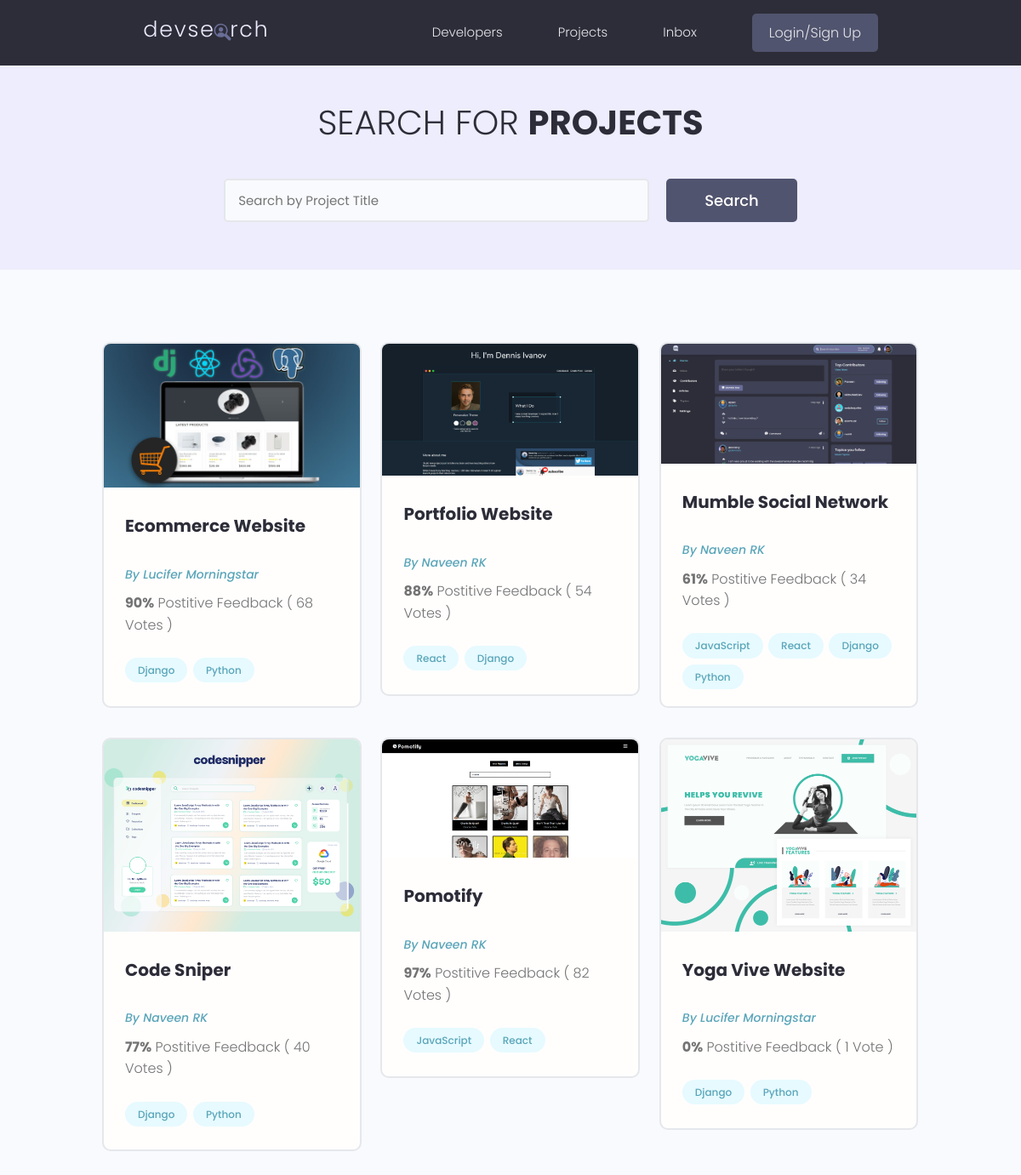
/projects/, run on the app's committed database.
### projects/models.py (models this page shows, shortened)
class Project(models.Model):
    owner = models.ForeignKey(
        Profile, null=True, blank=True, on_delete=models.SET_NULL)
    title = models.CharField(max_length=200)
    description = models.TextField(null=True, blank=True)
    featured_image = models.ImageField(
        null=True, blank=True, default="default.jpg")
    demo_link = models.CharField(max_length=2000, null=True, blank=True)
    source_link = models.CharField(max_length=2000, null=True, blank=True)
    tags = models.ManyToManyField('Tag', blank=True)
    vote_total = models.IntegerField(default=0, null=True, blank=True)
    vote_ratio = models.IntegerField(default=0, null=True, blank=True)
    created_at = models.DateTimeField(auto_now_add=True)
    id = models.UUIDField(default=uuid.uuid4, unique=True,
                          primary_key=True, editable=False)

class Tag(models.Model):
    name = models.CharField(max_length=200)
    created_at = models.DateTimeField(auto_now_add=True)
    id = models.UUIDField(default=uuid.uuid4, unique=True,
                          primary_key=True, editable=False)
    def __str__(self):
        return self.name

### users/models.py (models this page shows, shortened)
class Profile(models.Model):
    user = models.OneToOneField(
        User, on_delete=models.CASCADE, null=True, blank=True)
    name = models.CharField(max_length=200, blank=True, null=True)
    username = models.CharField(max_length=200, blank=True, null=True)
    location = models.CharField(max_length=200, blank=True, null=True)
    email = models.EmailField(max_length=500, blank=True, null=True)
    short_intro = models.CharField(max_length=200, blank=True, null=True)
    bio = models.TextField(blank=True, null=True)
    profile_image = models.ImageField(
        blank=True, null=True, upload_to='profiles/', default="profiles/user-default.png")
    social_github = models.CharField(max_length=200, blank=True, null=True)
    social_twitter = models.CharField(max_length=200, blank=True, null=True)
    social_linkedin = models.CharField(max_length=200, blank=True, null=True)
    social_youtube = models.CharField(max_length=200, blank=True, null=True)
    social_website = models.CharField(max_length=200, blank=True, null=True)
    social_stackoverflow = models.CharField(
        max_length=200, blank=True, null=True)
    created_at = models.DateTimeField(auto_now_add=True)
    id = models.UUIDField(default=uuid.uuid4, unique=True,
                          primary_key=True, editable=False)

### projects/views.py (the view)
# urls.py: path("projects/", include("projects.urls")),
def projects(req):
    allProjects = Project.objects.all()
    return render(req, "projects/projects.html", {"allProjects": allProjects})

### projects/templates/projects/projects.html (shortened to what this page needs)
{% extends 'main.html' %}
{% block content %}
<div>
    <main class="projects">
        <section class="hero-section text-center">
            <div class="container container--narrow">
                <div class="hero-section__box">
                    <h2>Search for <span>Projects</span></h2>
                </div>
                <div class="hero-section__search">
                    <form class="form" action="#" method="get">
                        <div class="form__field">
                            <input class="input input--text" id="formInput#search" type="text" name="text"
                                placeholder="Search by Project Title" />
                        </div>
                        <input class="btn btn--sub btn--lg" type="submit" value="Search" />
                    </form>
                </div>
            </div>
        </section>
        <section class="projectsList">
            <div class="container">
                <div class="grid grid--three">
                    {% for project in allProjects %}
                    <div class="column">
                        <div class="card project">
                            <a style="width:100%; height:100%" href="{% url 'get-project' project.id %}">
                                <img style="width:100%;height:100%" class="project__thumbnail"
                                    src="{{ project.featured_image.url }}" alt="project thumbnail" />
                                <div class="card__body">
                                    <h3 class="project__title">{{project.title}}</h3>
                                    <p><a class="project__author" href="{% url 'user-profile' project.owner.id  %}">By
                                            {{project.owner.name}}</a>
                                    </p>
                                    <p class="project--rating">
                                        <span style="font-weight: bold;">{{project.vote_ratio}}%</span> Postitive
                                        Feedback (
                                        {% if project.vote_total == 1 %}
                                        1 Vote
                                        {% else %}
                                        {{ project.vote_total }} Votes
                                        {% endif %}
                                        )
                                    </p>
                                    <div class="project__tags">
                                        {% for tag in project.tags.all %}
                                        <span class="tag tag--pill tag--main">
                                            <small>{{tag}}</small>
                                        </span>
                                        {% endfor %}
                                    </div>
                                </div>
                            </a>
                        </div>
                    </div>
                    {% endfor %}
                </div>
            </div>
        </section>
    </main>
</div>
{% endblock content %}

### templates/main.html (shortened to what this page needs)
{% load static %}
<!DOCTYPE html>
<html lang="en">
    <head>
        <link rel="stylesheet" href="https://cdn.iconmonstr.com/1.3.0/css/iconmonstr-iconic-font.min.css" />
        <link rel="stylesheet" href="{% static 'uikit/styles/uikit.css' %}" />
        <link rel="stylesheet" href="{% static 'styles/app.css' %}" />
    </head>
    <body>
        {% include "navbar.html" %}
        {% block content %}
        {% endblock content %}
    </body>
</html>

### templates/navbar.html (shortened to what this page needs)
{% load static %}
<header class="header">
    <div class="container container--narrow">
        <a href="{% url 'profiles' %}" class="header__logo">
            <img src="{% static 'images/logo.svg' %}" alt="DevSearch Logo" />
        </a>
        <nav class="header__nav">
            <ul class="header__menu">
                <li class="header__menuItem"><a href="{% url 'profiles' %}">Developers</a></li>
                <li class="header__menuItem"><a href="{% url 'projects' %}">Projects</a></li>
                <li class="header__menuItem"><a href="#">Inbox</a></li>
                {% if request.user.is_authenticated %}
                <li class="header__menuItem"><a href="{% url 'user-account' %}">Account</a></li>
                <li class="header__menuItem"><a href="{% url 'create-project' %}">Add Project</a></li>
                <li class="header__menuItem"><a href="{% url 'logout' %}" class="btn btn--sub">Logout</a></li>
                {% else %}
                <li class="header__menuItem"><a href="{% url 'login' %}" class="btn btn--sub">Login/Sign Up</a></li>
                {% endif %}
            </ul>
        </nav>
    </div>
</header>

### static/styles/app.css (style rules this page uses)
:root { --color-sub: #2d2d39; }
.btn--sub { background-color: var(--color-sub-light); }
.card { border: 2px solid var(--color-light); }
img { width: 100%; }
.header { position: sticky; z-index: 111; background-color: var(--color-sub); padding: 1.5rem 0; }
.header > .container { display: flex; justify-content: space-between; align-items: center; }
.header__logo > img { height: 3.8rem; }
.header__nav > ul { display: inline-flex; align-items: center; list-style: none; gap: 6.5rem; }
.header__menuItem > a { color: var(--color-light); font-weight: 300; }
.hero-section { height: 40vh; display: flex; align-items: center; background-color: var(--color-sub); }
.hero-section__box { margin-bottom: 4rem; }
.hero-section__box > h2, .hero-section__box > h2 > span { font-size: 4rem; color: var(--color-light); line-height: 1.3; text-transform: uppercase; }
.hero-section__box > h2 { font-weight: 300; }
.hero-section__box > h2 > span { font-weight: 700; }
.hero-section__search > .form { display: flex; align-items: center; justify-content: center; gap: 2rem; }
.hero-section__search > .form input.input--text { width: 50rem; }
.project__author { font-size: 1.4rem; font-style: italic; }
.project--rating { margin-bottom: 1.6em; margin-top: 0.5em; }
.projects > .hero-section { background: var(--color-sub-lighter); height: 30vh; }
.projects .hero-section__box { margin-bottom: 2.5rem; }
.projects .hero-section__box > h2 { color: var(--color-sub); }
.projects .hero-section__box > h2 > span { font-weight: 700; color: var(--color-sub); }
.projectsList { margin-top: 8rem; }
.project__thumbnail { height: 25rem; width: 100%; object-fit: cover; object-position: top center; }
.project__title { font-size: 2rem; font-weight: 700; color: var(--color-sub); }

### static/uikit/styles/modules/_variables.css (style rules this page uses)
:root { --color-main: #5aa5b9; --color-main-light: #e6faff; --color-sub: #3f4156; --color-sub-light: #51546e; --color-sub-lighter: #ededfd; --color-text: #737373; --color-gray: #8b8b8b; --color-light: #e5e7eb; --color-light-gray: #767676; --color-bg: #f8fafd; --color-white: #fffefd; --color-white-light: #f3f3f3; --color-success: #359e64; --color-success-bg: #def8e8; --color-error: #fc4b0b; --color-error-bg: #fff2ee; --font-base: 'Poppins', arial, helvetica, 'Segoe UI', roboto, ubuntu, sans-serif; --font-monospace: 'Fira Code', 'Courier New', courier, monospace; --font-regular: 300; --font-medium: 500; --font-bold: 700; --generic-shadow: 1px 1px 5px #00000010; --generic-transition: all 0.3s ease-in-out; }

### static/uikit/styles/modules/_base.css (style rules this page uses)
* { margin: 0; padding: 0; box-sizing: border-box; text-rendering: optimizeLegibility; color: inherit; font-size: inherit; }
html { font-size: 50%; }
@media only screen and (min-width: 480px) { html { font-size: 56.25%; } }
@media only screen and (min-width: 1200px) { html { font-size: 62.5%; } }
body { line-height: 1.6; font-weight: 400; font-size: 1.5rem; color: var(--color-text); background-color: var(--color-bg); min-height: 100vh; }

### static/uikit/styles/modules/_typography.css (style rules this page uses)
* { font-family: var(--font-base); }
h2 { font-size: 3.6rem; font-weight: var(--font-bold); }
h3 { font-size: 3.2rem; font-weight: var(--font-medium); }
p, span, strong { font-size: 1.6rem; color: var(--color-text); font-weight: var(--font-regular); }
a { padding-bottom: 2px; text-decoration: none; display: inline-block; color: var(--color-main); font-weight: var(--font-medium); }

### static/uikit/styles/modules/_utilities.css (style rules this page uses)
.container { width: 92%; max-width: 165rem; margin: 0 auto; box-sizing: border-box; }
.container--narrow { width: 92%; max-width: 120rem; }
@media screen and (min-width: 1000px) { .container { width: 90%; } }
@media screen and (min-width: 1000px) { .container--narrow { width: 85%; } }
@media screen and (min-width: 1200px) { .container { width: 80%; } }
@media screen and (min-width: 1200px) { .container--narrow { width: 72%; } }
.text-center { text-align: center; }

### static/uikit/styles/modules/_button.css (style rules this page uses)
.btn { display: inline-block; position: relative; cursor: pointer; background-color: var(--color-light); font-weight: var(--font-medium); color: var(--color-sub); text-decoration: none; padding: 1rem 2rem; border-radius: 0.5rem; border: none; width: -webkit-fit-content; width: -moz-fit-content; width: fit-content; height: -webkit-fit-content; height: -moz-fit-content; height: fit-content; font-size: 1.6rem; outline-width: 0; outline-color: transparent; -webkit-backface-visibility: hidden; backface-visibility: hidden; transition: all 0.3s ease-in-out; }
.btn--sub { background-color: var(--color-sub); color: var(--color-white); }
.btn--lg { font-size: 1.8rem; padding: 1.2rem 4.5rem; }

### data on the page
Project: featured_image (picture), title "Ecommerce Website", owner.name "Lucifer Morningstar", vote_ratio "90", vote_total "68"
Tag: name "Django"
Tag: name "Python"
Project: featured_image (picture), title "Portfolio Website", owner.name "Naveen RK", vote_ratio "88", vote_total "54"
Tag: name "React"
Project: featured_image (picture), title "Mumble Social Network", owner.name "Naveen RK", vote_ratio "61", vote_total "34"
Tag: name "JavaScript"
Project: featured_image (picture), title "Code Sniper", owner.name "Naveen RK", vote_ratio "77", vote_total "40"
Project: featured_image (picture), title "Pomotify", owner.name "Naveen RK", vote_ratio "97", vote_total "82"
Project: featured_image (picture), title "Yoga Vive Website", owner.name "Lucifer Morningstar", vote_ratio "0", vote_total "1 Vote"
